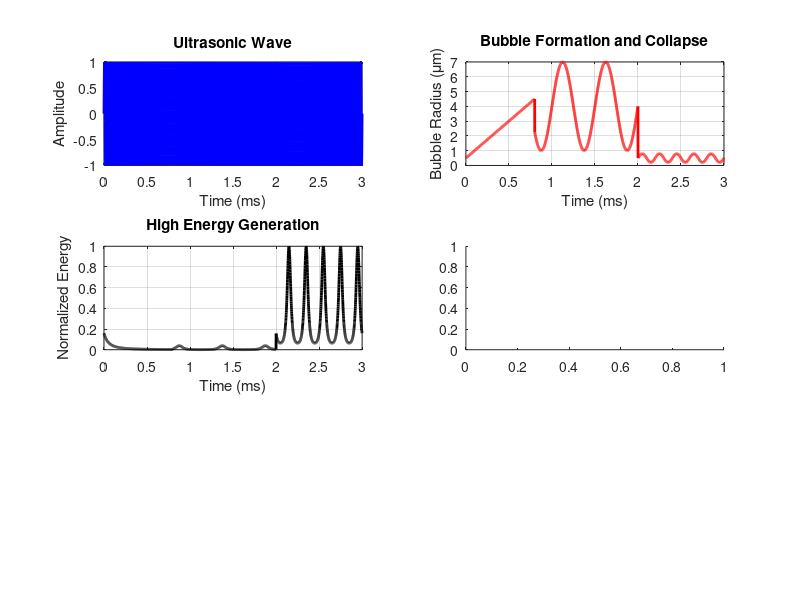

The MATLAB script that drew this image: (Note: this script raises an error after producing the figure.)
clc;
clear;
close all;

% =========================================================
% ULTRASONIC PARAMETERS
% =========================================================

frequency = 40000;      % Hz
time_end = 0.003;
fs = 1000000;

t = linspace(0,time_end,fs*time_end);

% =========================================================
% ULTRASONIC WAVE
% =========================================================

wave = sin(2*pi*frequency*t);

% =========================================================
% BUBBLE FORMATION
% =========================================================

bubble_radius = zeros(size(t));

for i = 1:length(t)

    % Formation Stage
    if t(i) < 0.0008

        bubble_radius(i) = 0.5 + 5000*t(i);

    % Growth Stage
    elseif t(i) < 0.002

        bubble_radius(i) = 4 + 3*sin(2*pi*2000*t(i));

    % Collapse Stage
    else

        bubble_radius(i) = 0.5 + 0.3*sin(2*pi*5000*t(i));

    end

end

% =========================================================
% ENERGY GENERATION
% =========================================================

energy = 1 ./ (bubble_radius.^2);

energy = energy / max(energy);

% =========================================================
% COLLAPSE EVENTS
% =========================================================

collapse_index = bubble_radius < 1;

collapse_events = sum(collapse_index);

% =========================================================
% NANOPARTICLE GENERATION
% =========================================================
% Assume stronger cavitation produces smaller particles

particle_size = 150 - 120*energy;

% Add random nanoparticle distribution

particle_size = particle_size + randn(size(particle_size))*3;

% Remove negative sizes

particle_size(particle_size < 5) = 5;

% =========================================================
% NANOPARTICLE PREPARATION METHODS
% =========================================================

% ---------------------------------------------------------
% 1. CENTRIFUGATION
% ---------------------------------------------------------
% Removes larger unwanted particles

centrifuge_threshold = 80;

centrifuged_particles = ...
    particle_size(particle_size <= centrifuge_threshold);

% ---------------------------------------------------------
% 2. WASHING
% ---------------------------------------------------------
% Remove impurities

washing_efficiency = 0.95;

washed_particles = ...
    centrifuged_particles * washing_efficiency;

% ---------------------------------------------------------
% 3. DRYING
% ---------------------------------------------------------
% Moisture removal improves crystal quality

drying_factor = 0.90;

dried_particles = ...
    washed_particles * drying_factor;

% ---------------------------------------------------------
% 4. STABILIZATION
% ---------------------------------------------------------
% Surfactant stabilization prevents agglomeration

stabilization_noise = randn(size(dried_particles))*1;

stabilized_particles = ...
    dried_particles + stabilization_noise;

% =========================================================
% FINAL NANOPARTICLE RESULTS
% =========================================================

final_avg_size = mean(stabilized_particles);

final_min_size = min(stabilized_particles);

final_max_size = max(stabilized_particles);

particle_count = length(stabilized_particles);

% =========================================================
% COMMAND WINDOW OUTPUT
% =========================================================

disp('===================================================');
disp(' ULTRASONIC CAVITATION & NANOPARTICLE ANALYSIS ');
disp('===================================================');

fprintf('\n');

fprintf('Ultrasonic Frequency          : %.0f Hz\n', ...
        frequency);

fprintf('Simulation Time               : %.4f sec\n', ...
        time_end);

fprintf('Maximum Bubble Radius         : %.2f micrometer\n', ...
        max(bubble_radius));

fprintf('Minimum Bubble Radius         : %.2f micrometer\n', ...
        min(bubble_radius));

fprintf('Maximum Energy Generated      : %.2f\n', ...
        max(energy));

fprintf('Bubble Collapse Events        : %d\n', ...
        collapse_events);

fprintf('\n');

disp('---------------------------------------------');
disp(' NANOPARTICLE PREPARATION METHODS ');
disp('---------------------------------------------');

disp('1. Centrifugation Completed');
disp('2. Washing Completed');
disp('3. Drying Completed');
disp('4. Stabilization Completed');

fprintf('\n');

disp('---------------------------------------------');
disp(' FINAL NANOPARTICLE RESULTS ');
disp('---------------------------------------------');

fprintf('Total Nanoparticles Obtained  : %d\n', ...
        particle_count);

fprintf('Average Particle Size         : %.2f nm\n', ...
        final_avg_size);

fprintf('Minimum Particle Size         : %.2f nm\n', ...
        final_min_size);

fprintf('Maximum Particle Size         : %.2f nm\n', ...
        final_max_size);

fprintf('\n');

if final_avg_size < 50

    disp('RESULT: Ultra-small nanoparticles synthesized.');

elseif final_avg_size < 100

    disp('RESULT: Stable nanoparticles synthesized.');

else

    disp('RESULT: Large nanoparticles observed.');

end

fprintf('\n');

disp('===================================================');
disp(' SIMULATION COMPLETED SUCCESSFULLY ');
disp('===================================================');

% =========================================================
% FIGURE 1 : ULTRASONIC WAVE
% =========================================================

figure;

subplot(3,2,1);

plot(t*1000,wave,...
    'b','LineWidth',2);

xlabel('Time (ms)');
ylabel('Amplitude');

title('Ultrasonic Wave');

grid on;

% =========================================================
% FIGURE 2 : BUBBLE DYNAMICS
% =========================================================

subplot(3,2,2);

plot(t*1000,bubble_radius,...
    'r','LineWidth',2);

xlabel('Time (ms)');
ylabel('Bubble Radius (\mum)');

title('Bubble Formation and Collapse');

grid on;

% =========================================================
% FIGURE 3 : HIGH ENERGY GENERATION
% =========================================================

subplot(3,2,3);

plot(t*1000,energy,...
    'k','LineWidth',2);

xlabel('Time (ms)');
ylabel('Normalized Energy');

title('High Energy Generation');

grid on;

% =========================================================
% FIGURE 4 : PARTICLE SIZE DISTRIBUTION
% =========================================================

subplot(3,2,4);

histogram(stabilized_particles,20);

xlabel('Particle Size (nm)');
ylabel('Frequency');

title('Nanoparticle Size Distribution');

grid on;

% =========================================================
% FIGURE 5 : ENERGY VS PARTICLE SIZE
% =========================================================

subplot(3,2,5);

scatter(energy(1:length(particle_size)),...
        particle_size,...
        10,...
        'filled');

xlabel('Cavitation Energy');

ylabel('Particle Size (nm)');

title('Energy vs Particle Size');

grid on;

% =========================================================
% FIGURE 6 : NANOPARTICLE PREPARATION STAGES
% =========================================================

subplot(3,2,6);

stages = [...
    mean(particle_size), ...
    mean(centrifuged_particles), ...
    mean(washed_particles), ...
    mean(dried_particles), ...
    mean(stabilized_particles)];

bar(stages);

set(gca,...
    'XTickLabel',...
    {'Initial','Centrifuge','Wash','Dry','Stable'});

ylabel('Average Particle Size (nm)');

title('Nanoparticle Preparation Stages');

grid on;

% =========================================================
% 3D NANOPARTICLE VISUALIZATION
% =========================================================

figure;

scatter3(...
    energy(1:length(stabilized_particles)), ...
    stabilized_particles, ...
    rand(size(stabilized_particles)), ...
    20,...
    stabilized_particles,...
    'filled');

xlabel('Energy');

ylabel('Particle Size (nm)');

zlabel('Particle Distribution');

title('3D Nanoparticle Visualization');

grid on;

view(45,30);

colorbar;

% =========================================================
% NANOPARTICLE ANIMATION
% =========================================================

figure;

for k = 1:50:length(stabilized_particles)

    clf;

    sz = stabilized_particles(k);

    theta = linspace(0,2*pi,200);

    r = sz/20;

    x = r*cos(theta);
    y = r*sin(theta);

    fill(x,y,'cyan');

    axis equal;
    axis([-10 10 -10 10]);

    title(['Nanoparticle Size = ',...
           num2str(sz,'%.2f'),...
           ' nm']);

    drawnow;

end
